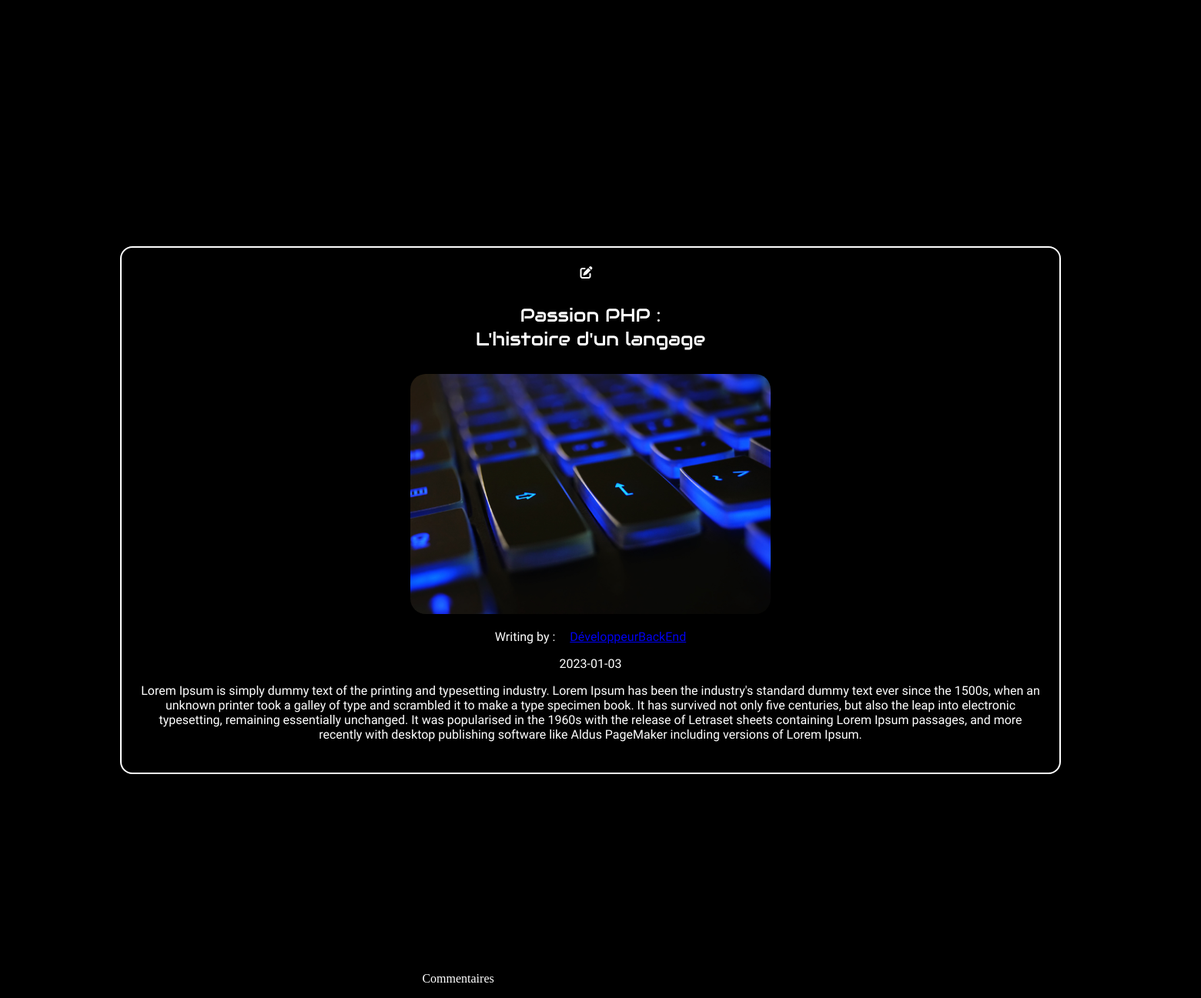
The app's page /single.php?id=6 with its own data.
### tables this page shows
CREATE TABLE `post` (
  `id_post` int(11) NOT NULL,
  `title` varchar(255) NOT NULL,
  `date` date NOT NULL,
  `content` text NOT NULL,
  `picture` varchar(255) DEFAULT NULL,
  `id_user` int(11) NOT NULL
);

CREATE TABLE `user` (
  `id_user` int(11) NOT NULL,
  `pseudo` varchar(255) NOT NULL,
  `email` varchar(255) NOT NULL,
  `password` varchar(255) NOT NULL,
  `id_role` int(11) DEFAULT NULL
);

### single.php (called while the page is built, shortened)
<?php
require_once'./Models/managers/PostManager.php';
$id = $_GET['id'];
$post = PostManager::getPostById($id);
require_once'./Views/singleViews.php';
?>

### Models/managers/PostManager.php (called while the page is built, shortened)
<?php
require_once'./Models/classes/Post.php';
class PostManager {
    public static function getPostById($id) {
            $dbh = dbconnect();
            $query = $dbh->prepare("SELECT * FROM post JOIN user ON post.id_user = user.id_user WHERE id_post =$id");
            $query->execute();
            $query->setFetchMode(PDO::FETCH_CLASS, 'Post');
            $post = $query->fetch();
            return $post;
    }
}

### Models/classes/Post.php (called while the page is built, shortened)
<?php
class Post {
    private $title;
    private $date;
    private $content;
    private $picture;
    private $id_user;
    private $pseudo;
    public function getTitle(){
        return $this->title;
    }
    public function getDate(){
        return $this->date;
    }
    public function getContent(){
        return $this->content;
    }
    public function getPicture(){
        return $this->picture;
    }
    public function getIdUser(){
        return $this->id_user;
    }
    public function getPseudo(){
        return $this->pseudo;
    }
}

### Views/singleViews.php (the view, shortened to what this page needs)
<?php
 require_once 'partials/header.php';
?>
<section class="container section single">
        <div>
        <i class="fa-solid fa-pen-to-square"></i>
        </div>
        <div class="article">
           <h2><?php echo $post->getTitle() ?></h2>
           <img class="image_article" src="./Content/<?php echo $post->getPicture() ?>" alt="image">
           <p> Writing by : <a class="span-author" href="author.php?id=<?php echo $post->getIdUser()?>"> <?php echo $post->getPseudo(); ?></a></p>
           <p><?php echo $post->getDate() ?></p>
           <p><?php echo $post->getContent() ?></p>
        </div>
</section>
<section class="container section comment">
<p>Commentaires <br>
</section>
<?php
 require_once 'partials/footer.php';
 ?>
</body>
</html>

### Content/style.css (style rules this page uses)
body { background: rgb(0, 0, 0); color: #ffff; z-index: 2; height: 100vh; animation: transitionIn 0.75s; display: flex; flex-direction: column; justify-content: space-evenly; align-items: center; }
header h1, h2 { text-align: center; padding: 10px; }
.image_article { width: 40%; border-radius: 20px; }
.article { font-family: 'Baloo 2', cursive; }
.span-author { padding-left: 15px; }
.section { width: 30%; }
.single { width: 75vw; top:40vh; left: 10vw; display: flex; flex-direction: column; justify-content: center; align-items: center; text-align: center; position: absolute; border: #fff solid 2px; border-radius: 16px; padding: 24px; }
.single h2 { font-family: 'Audiowide', cursive; text-decoration: none; font-weight: 300; }
.single p { font-family: 'Baloo 2', cursive; }
.comment { position: relative; top: 108vh; }
.fa-solid { padding-left: 5px; padding-right: 16px; }

### records on screen
post: title "Passion PHP : L'histoire d'un langage", picture (picture), id_user.pseudo "DéveloppeurBackEnd", date "2023-01-03", content "Lorem Ipsum is simply dummy text of the printing and typesetting industry. Lorem Ipsum has been the industry's standard dummy text ever since the 1500s, when an unknown printer took a galley of type and scrambled it to make a type specimen book. It has survived not only five centuries, but also the leap into electronic typesetting, remaining essentially unchanged. It was popularised in the 1960s with the release of Letraset sheets containing Lorem Ipsum passages, and more recently with desktop publishing software like Aldus PageMaker including versions of Lorem Ipsum."
